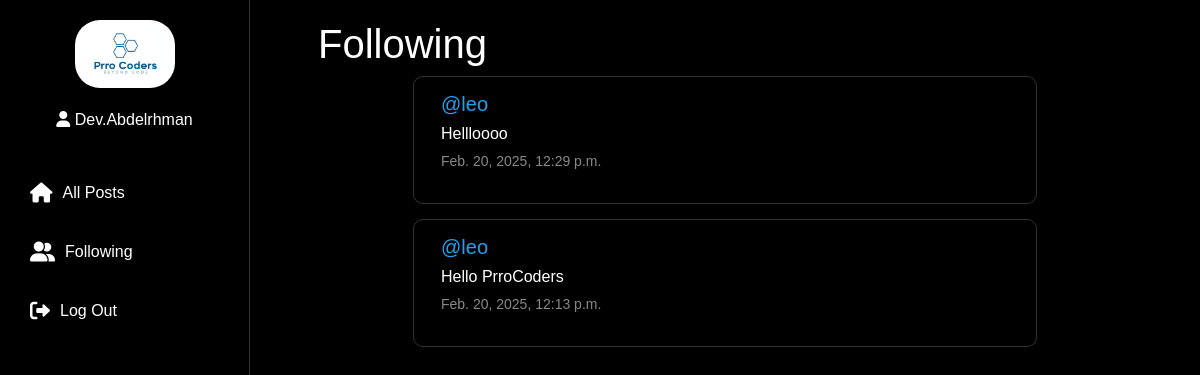
Page /following (signed in) on the committed database.
### network/models.py (models this page shows, shortened)
class User(AbstractUser):
    pass

class Post(models.Model):
    content = models.CharField(max_length=140)
    user = models.ForeignKey(User, on_delete=models.CASCADE, related_name='auther')
    date = models.DateTimeField(auto_now_add=True)

### network/views.py (the view)
# urls.py: path('following', views.Following, name='following'),
def Following(request):
    CurrentUser = User.objects.get(pk=request.user.id)
    followingPeople = Follow.objects.filter(user=CurrentUser)
    allPosts = Post.objects.all().order_by('id').reverse()
    followingPosts = []
    for post in allPosts:
        for person in followingPeople:
            if person.user_follower == post.user:
                followingPosts.append(post)
    paginater = Paginator(followingPosts, 10)
    page_number = request.GET.get('page')
    posts_of_the_page = paginater.get_page(page_number)
    return render(request, "network/following.html", {
        'post_of_the_page': posts_of_the_page,
    })

### network/templates/network/following.html (shortened to what this page needs)
{% extends "network/layout.html" %}
{% block body %}
    <h1 class="mx-5">Following</h1>
    <div class="all-posts">
        {% for post in post_of_the_page %}
        <div class="row post ">
            <h5 class="username"><a href="{% url 'profile' post.user.id %}">@{{post.user}}</a></h5>
            <h6>{{post.content}}</h6>
            <p class="date">{{post.date}}</p>
        </div>
        {% endfor %}
    </div>
{% endblock %}

### network/templates/network/layout.html (shortened to what this page needs)
{% load static %}
<!DOCTYPE html>
<html lang="en">
    <head>
        <link href="https://cdn.jsdelivr.net/npm/bootstrap@5.3.0/dist/css/bootstrap.min.css" rel="stylesheet">
        <link rel="stylesheet" href="https://cdnjs.cloudflare.com/ajax/libs/font-awesome/6.0.0-beta3/css/all.min.css">
        <link href="{% static 'network/styles.css' %}" rel="stylesheet">
    </head>
    <body>
        <nav class="sidebar">
            <a class="sidebar-logo" href="{% url 'index' %}">
                <img src="{% static 'Prro Coders.jpg' %}" alt="PrroCoders" width="100px" style="border-radius: 25px;">
            </a>
            {% if user.is_authenticated %}
                <a class="nav-link" href="{% url 'profile' user_id=request.user.id %}">
                <i class="fas fa-user"></i>
                <span>{{user}}</span>
            </a>
            {% endif %}
            <br>
            <ul class="sidebar-nav">
                <li class="nav-item">
                    <a class="nav-link" href="{% url 'index' %}">
                        <i class="fas fa-home"></i>
                        <span>All Posts</span>
                    </a>
                </li>
                {% if user.is_authenticated %}
                    <li class="nav-item">
                        <a class="nav-link" href="{% url 'following' %}">
                            <i class="fas fa-user-friends"></i>
                            <span>Following</span>
                        </a>
                    </li>
                    <li class="nav-item">
                        <a class="nav-link" href="{% url 'logout' %}">
                            <i class="fas fa-sign-out-alt"></i>
                            <span>Log Out</span>
                        </a>
                    </li>
                {% endif %}
            </ul>
        </nav>
        <div class="main-content">
            {% block body %}
            {% endblock %}
        </div>
    </body>
</html>

### network/static/network/styles.css (style rules this page uses)
body { font-family: Arial, sans-serif; background-color: #000; color: #fff; margin: 0; padding: 0; overflow-x: hidden; }
.sidebar { width: 250px; height: 100vh; background-color: #000; position: fixed; padding: 20px; border-right: 1px solid #333; display: flex; flex-direction: column; align-items: center; }
.sidebar-logo { margin-bottom: 20px; }
.sidebar-nav { list-style: none; padding: 0; width: 100%; }
.sidebar-nav li { margin: 15px 0; }
.sidebar-nav li a { color: #fff; text-decoration: none; display: flex; align-items: center; padding: 10px; border-radius: 10px; transition: background-color 0.3s; }
.sidebar-nav li a i { margin-right: 10px; font-size: 20px; }
.main-content { margin-left: 250px; padding: 20px; }
.all-posts { max-width: 600px; margin: 0 auto; }
.post { background-color: #000; border: 1px solid #333; border-radius: 10px; padding: 15px; margin-bottom: 15px; }
.username a { color: #1DA1F2; text-decoration: none; }
.date { color: #888; font-size: 14px; }

### rows in the picture
User: username "Dev.Abdelrhman"
Post: user "leo", content "Hellloooo", date "Feb. 20, 2025, 12:29 p.m."
Post: user "leo", content "Hello PrroCoders", date "Feb. 20, 2025, 12:13 p.m."
